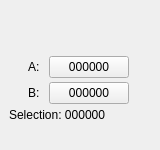
  <widget class="QDockWidget" name="selectionWidget">
   <property name="minimumSize">
    <size>
     <width>160</width>
     <height>150</height>
    </size>
   </property>
   <property name="features">
    <set>QDockWidget::NoDockWidgetFeatures</set>
   </property>
   <property name="windowTitle">
    <string>Se&amp;lection</string>
   </property>
   <attribute name="dockWidgetArea">
    <number>8</number>
   </attribute>
   <widget class="QWidget" name="dockWidgetContents_7">
    <property name="sizePolicy">
     <sizepolicy hsizetype="Fixed" vsizetype="Preferred">
      <horstretch>0</horstretch>
      <verstretch>0</verstretch>
     </sizepolicy>
    </property>
    <layout class="QVBoxLayout" name="verticalLayout_7">
     <property name="spacing">
      <number>0</number>
     </property>
     <property name="leftMargin">
      <number>9</number>
     </property>
     <property name="topMargin">
      <number>0</number>
     </property>
     <property name="rightMargin">
      <number>9</number>
     </property>
     <property name="bottomMargin">
      <number>9</number>
     </property>
     <item>
      <widget class="QWidget" name="sliderPlaceHolder" native="true">
       <property name="sizePolicy">
        <sizepolicy hsizetype="Preferred" vsizetype="Fixed">
         <horstretch>0</horstretch>
         <verstretch>0</verstretch>
        </sizepolicy>
       </property>
       <property name="minimumSize">
        <size>
         <width>0</width>
         <height>20</height>
        </size>
       </property>
      </widget>
     </item>
     <item>
      <layout class="QVBoxLayout" name="verticalLayout_6">
       <property name="spacing">
        <number>9</number>
       </property>
       <item>
        <layout class="QGridLayout" name="gridLayout">
         <property name="verticalSpacing">
          <number>4</number>
         </property>
         <item row="1" column="0">
          <spacer name="horizontalSpacer">
           <property name="orientation">
            <enum>Qt::Horizontal</enum>
           </property>
           <property name="sizeType">
            <enum>QSizePolicy::Fixed</enum>
           </property>
           <property name="sizeHint" stdset="0">
            <size>
             <width>10</width>
             <height>0</height>
            </size>
           </property>
          </spacer>
         </item>
         <item row="1" column="1">
          <widget class="QLabel" name="label_2">
           <property name="text">
            <string>A:</string>
           </property>
          </widget>
         </item>
         <item row="2" column="1">
          <widget class="QLabel" name="label_9">
           <property name="text">
            <string>B:</string>
           </property>
          </widget>
         </item>
         <item row="1" column="2">
          <widget class="QPushButton" name="pushButtonJumpToMarkerA">
           <property name="toolTip">
            <string>Go to marker A [PAGE UP]</string>
           </property>
           <property name="text">
            <string>000000</string>
           </property>
          </widget>
         </item>
         <item row="2" column="2">
          <widget class="QPushButton" name="pushButtonJumpToMarkerB">
           <property name="toolTip">
            <string>Go to Marker B [PAGE DOWN]</string>
           </property>
           <property name="text">
            <string>000000</string>
           </property>
          </widget>
         </item>
         <item row="3" column="0" colspan="3">
          <widget class="QLabel" name="selectionDuration">
           <property name="sizePolicy">
            <sizepolicy hsizetype="Preferred" vsizetype="Fixed">
             <horstretch>0</horstretch>
             <verstretch>0</verstretch>
            </sizepolicy>
           </property>
           <property name="text">
            <string>Selection: 000000</string>
           </property>
          </widget>
         </item>
        </layout>
       </item>
      </layout>
     </item>
    </layout>
   </widget>
  </widget>
